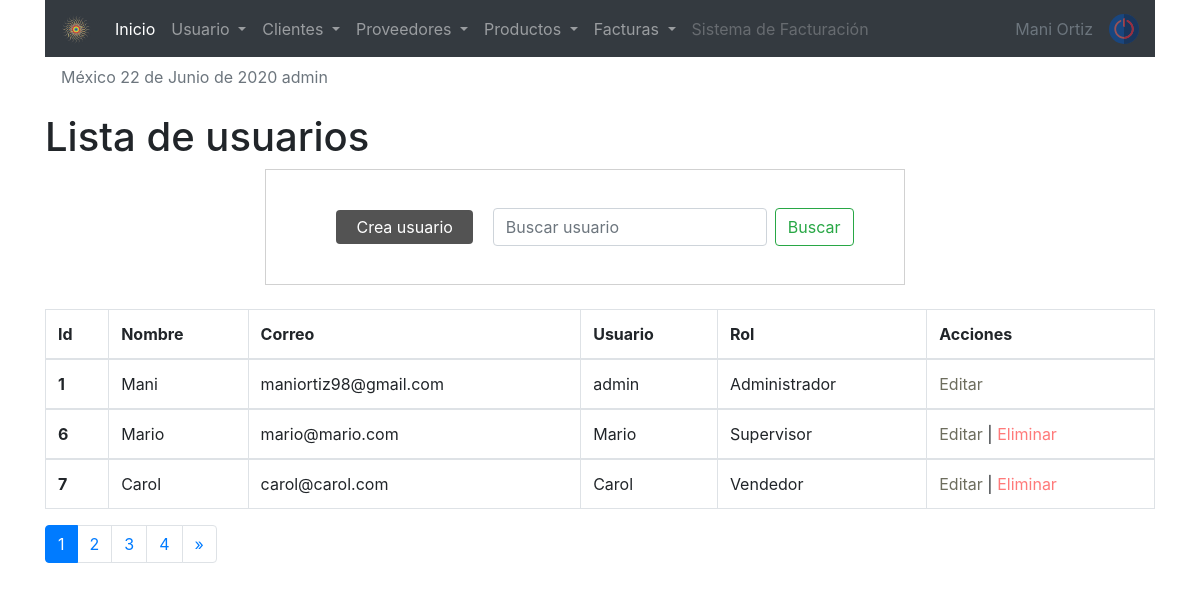
The page /sistema/lista_usuarios.php (signed in) on the database its author committed.
### tables this page shows
CREATE TABLE `usuario` (
  `idusuario` int(11) NOT NULL,
  `nombre` varchar(50) DEFAULT NULL,
  `correo` varchar(100) DEFAULT NULL,
  `usuario` varchar(15) DEFAULT NULL,
  `clave` varchar(100) DEFAULT NULL,
  `rol` int(11) DEFAULT NULL,
  `estatus` int(11) NOT NULL DEFAULT 1
);

CREATE TABLE `rol` (
  `idrol` int(11) NOT NULL,
  `rol` varchar(20) DEFAULT NULL
);

### sistema/includes/functions.php (called while the page is built, shortened)
<?php
	function fechaC(){
		$mes = array("","Enero",
					  "Febrero",
					  "Marzo",
					  "Abril",
					  "Mayo",
					  "Junio",
					  "Julio",
					  "Agosto",
					  "Septiembre",
					  "Octubre",
					  "Noviembre",
					  "Diciembre");
		return date('d')." de ". $mes[date('n')] . " de " . date('Y');
	}
 ?>

### sistema/lista_usuarios.php (the view, shortened to what this page needs)
<?php
   include "../conexion.php"
?>
<!doctype html>
<html lang="en">
<link rel="stylesheet" href="css/style1.css">
  <head>
    <?php include "includes/scripts.php" ?>
  </head>
  <body>
  <?php include "includes/header.php" ?>
    <div class="container">
        <h1>Lista de usuarios </h1>
     <div class="container row">
     <form class="form-inline my-2 my-lg-0" action="buscar_usuario.php" method="get">
     <a href="registro_usuario.php" class="btn_new">Crea usuario</a>
      <input class="form-control mr-sm-2" type="search" placeholder="Buscar usuario" aria-label="Search" name="busqueda" id="busqueda">
      <button class="btn btn-outline-success my-2 my-sm-0" type="submit" value="buscar">Buscar</button>
    </form>
    </div>
<br>
<div class="table-responsive">
            <table class="table table-bordered  table-responsive-xl">
            <thead>
                <tr>
                <th scope="col">Id</th>
                <th scope="col">Nombre</th>
                <th scope="col">Correo</th>
                <th scope="col">Usuario</th>
                <th scope="col">Rol</th>
                <th scope="col">Acciones</th>
                </tr>
            </thead>
            <?php
            $sql_registe = mysqli_query($conection, "SELECT COUNT(*) as total_registro FROM usuario WHERE estatus = 1 " );
            $result_register = mysqli_fetch_array($sql_registe);
			$total_registro = $result_register['total_registro'];
			$por_pagina = 3;
			if(empty($_GET['pagina']))
			{
				$pagina = 1;
			}else{
				$pagina = $_GET['pagina'];
			}
			$desde = ($pagina-1) * $por_pagina;
			$total_paginas = ceil($total_registro / $por_pagina);
            $query = mysqli_query($conection, "SELECT u.idusuario, u.nombre, u.correo, u.usuario, r.rol FROM usuario u INNER JOIN rol r ON u.rol = r.idrol WHERE estatus = 1 ORDER BY u.idusuario ASC LIMIT $desde,$por_pagina " );
            $result = mysqli_num_rows($query);
            if($result > 0 ){
                while ($data = mysqli_fetch_array($query)){
            ?>
            <tbody>
                <tr>
                <th scope="row"><?php echo $data['idusuario']; ?></th>
                <td><?php echo $data['nombre']; ?></td>
                <td><?php echo $data['correo']; ?></td>
                <td><?php echo $data['usuario']; ?></td>
                <td><?php echo $data['rol']; ?></td>
                <td>
                    <a href="editar_usuario.php?id=<?php echo $data['idusuario']; ?>" class="link_edit">Editar </a>
                    <?php if($data['idusuario'] != 1){ ?>
                    |
                    <a href="eliminar_confirmar_usuario.php?id=<?php echo $data['idusuario']; ?>" class="link_delete">Eliminar</a>
                <?php } ?>
                </td>
                </tr>
            </tbody>
            <?php
        }
            }
            ?>
            </table>
            <nav aria-label="Page navigation example">
                <ul class="pagination">
                    <?php
                    for($i=1; $i <= $total_paginas ; $i++){
                        if($i == $pagina){
                            echo '<li class="page-item active"><a class="page-link" href="?pagina='.$i.'">'.$i.'</a></li>';
                        }else{
                            echo '<li class="page-item"><a class="page-link" href="?pagina='.$i.'">'.$i.'</a></li>';
                        }
                    }
                    if ($pagina != $total_paginas){
                    ?>
                    <li class="page-item">
                    <a class="page-link" href="?pagina=<?php echo $pagina + 1; ?>" aria-label="Next">
                        <span aria-hidden="true">&raquo;</span>
                    </a>
                    </li>
                <?php } ?>
                </ul>
            </nav>
    </div>
    </div>
   </body>
</html>

### sistema/includes/scripts.php (shortened to what this page needs)
<link rel="stylesheet" href="https://stackpath.bootstrapcdn.com/bootstrap/4.5.0/css/bootstrap.min.css">
<?php  include "functions.php" ?>

### sistema/includes/header.php (shortened to what this page needs)
<div class="container">
  <nav class="navbar navbar-expand-lg navbar-dark bg-dark">
  <a class="navbar-brand" href="#"><img src="img/256.png" class="img-fluid" alt="Responsive image" width="30px"></a>
  <div class="collapse navbar-collapse" id="navbarSupportedContent">
    <ul class="navbar-nav mr-auto">
      <li class="nav-item active">
        <a class="nav-link" href="#">Inicio <span class="sr-only">(current)</span></a>
      </li>
      <li class="nav-item dropdown">
        <a class="nav-link dropdown-toggle" href="#" id="navbarDropdown" role="button" data-toggle="dropdown" aria-haspopup="true" aria-expanded="false">
          Usuario
        </a>
      </li>
      <li class="nav-item dropdown">
        <a class="nav-link dropdown-toggle" href="#" id="navbarDropdown" role="button" data-toggle="dropdown" aria-haspopup="true" aria-expanded="false">
		Clientes
        </a>
	  </li>
	  <li class="nav-item dropdown">
        <a class="nav-link dropdown-toggle" href="#" id="navbarDropdown" role="button" data-toggle="dropdown" aria-haspopup="true" aria-expanded="false">
		Proveedores
        </a>
	  </li>
	  <li class="nav-item dropdown">
        <a class="nav-link dropdown-toggle" href="#" id="navbarDropdown" role="button" data-toggle="dropdown" aria-haspopup="true" aria-expanded="false">
		Productos
        </a>
	  </li>
	  <li class="nav-item dropdown">
        <a class="nav-link dropdown-toggle" href="#" id="navbarDropdown" role="button" data-toggle="dropdown" aria-haspopup="true" aria-expanded="false">
		Facturas
        </a>
      </li>
      <li class="nav-item">
        <a class="nav-link disabled" href="#">Sistema de Facturación </a>
      </li>
	</ul>
        <a class="nav-link disabled" href="#">Mani Ortiz </a>
	<a href="salir.php" href=""><img class="close" src="img/1.svg" alt="Salir del sistema" title="Salir" width="30px" ></a>
  </div>
</nav>
<p class="nav-link disabled">México <?php echo fechaC() ?>  <span><?php echo $_SESSION['user']  ?> </span></p>
</div>

### sistema/css/style1.css (style rules this page uses)
form { margin: auto; padding: 20px 50px; border: 1px solid #d1d1d1; }
.btn_new { background: rgb(83, 83, 83); color: rgb(255, 255, 255); display: inline-block; padding: 5px 20px; border-radius: 4px; margin: 20px; }
.link_edit { color: rgb(109, 109, 94); }
.link_delete { color: rgb(255, 122, 122); }

### rows shown on the page
usuario: idusuario "1", nombre "Mani", correo "maniortiz98@gmail.com", usuario "admin", rol.rol "Administrador"
usuario: idusuario "6", nombre "Mario", correo "mario@mario.com", usuario "Mario", rol.rol "Supervisor"
usuario: idusuario "7", nombre "Carol", correo "carol@carol.com", usuario "Carol", rol.rol "Vendedor"

### other values the page prints
fechaC() "22 de Junio de 2020"
$_SESSION['user'] "admin"
